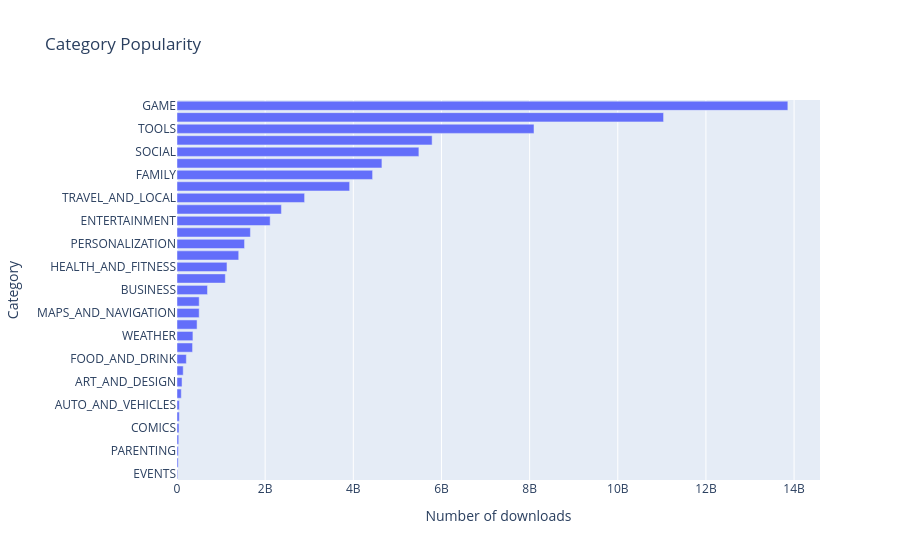

Notebook code cell kept with this figure:
### Markdown cell above
### Horizontal Bar Chart - Most Popular Categories (Highest Downloads)

### Code cell
h_bar = px.bar(x=category_installs.Installs,
               y=category_installs.index,
               orientation="h",
               title="Category Popularity")

h_bar.update_layout(xaxis_title="Number of downloads", yaxis_title="Category")

h_bar.show()

### Figure 1 — Plotly figure (JSON) as saved in the notebook; plotly's stock layout.template omitted (floating-point values rounded to 4 significant figures)
{"data": [{"hovertemplate": "x=%{x}<br>y=%{y}<extra></extra>", "legendgroup": "", "marker": {"color": "#636efa", "pattern": {"shape": ""}}, "name": "", "orientation": "h", "showlegend": false, "textposition": "auto", "type": "bar", "x": [15949410, 26916200, 31116110, 39162676, 44931100, 52083000, 53129800, 97082000, 114233100, 140912410, 211677750, 352852000, 361096500, 455249400, 503267560, 503611120, 692018120, 1096431465, 1134006220, 1400331540, 1532352930, 1665791655, 2113660000, 2369110650, 2894859300, 3916897200, 4437554490, 4649143130, 5487841475, 5788070180, 8099724500, 11039241530, 13858762717], "xaxis": "x", "y": ["EVENTS", "BEAUTY", "PARENTING", "MEDICAL", "COMICS", "LIBRARIES_AND_DEMO", "AUTO_AND_VEHICLES", "HOUSE_AND_HOME", "ART_AND_DESIGN", "DATING", "FOOD_AND_DRINK", "EDUCATION", "WEATHER", "FINANCE", "MAPS_AND_NAVIGATION", "LIFESTYLE", "BUSINESS", "SPORTS", "HEALTH_AND_FITNESS", "SHOPPING", "PERSONALIZATION", "BOOKS_AND_REFERENCE", "ENTERTAINMENT", "NEWS_AND_MAGAZINES", "TRAVEL_AND_LOCAL", "VIDEO_PLAYERS", "FAMILY", "PHOTOGRAPHY", "SOCIAL", "PRODUCTIVITY", "TOOLS", "COMMUNICATION", "GAME"], "yaxis": "y"}], "layout": {"barmode": "relative", "legend": {"tracegroupgap": 0}, "title": {"text": "Category Popularity"}, "xaxis": {"anchor": "y", "domain": [0, 1], "title": {"text": "Number of downloads"}}, "yaxis": {"anchor": "x", "domain": [0, 1], "title": {"text": "Category"}}}}
